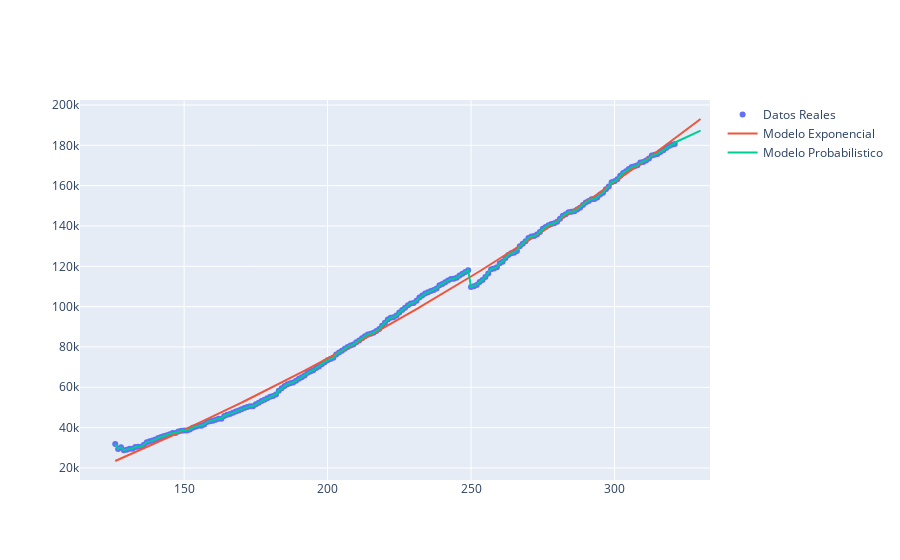

Source (notebook cell):
### Code cell
#MODELO PROBABILISTICO
y1 = list(df_t.iloc [:, 1]) # Total casos
x1 = list(df_t.iloc [:, 0]) # Dias
#Prediccion 10 dias
for i in range(x1[-1], x1[-1]+10):
    x1.append(i)
    y1.append(int(y1[-1] + mediana))

#MODELO EXPONENCIAL
yy = list(df_t.iloc [:, 1]) # Total casos
xx = list(df_t.iloc [:, 0]) # Dias
casos = list(df_t.iloc [:, 1])# Total casos
dias = list(df_t.iloc [:, 0]) # Dias

popt, pcov = curve_fit(func, dias[61:], casos[61:], g)
for i in range(n):
    casos[i] = func(dias[i], popt[0], popt[1], popt[2], popt[3])


#PREDECIR PARA 10DIAS
pred_x = np.array(list(range(min(dias[61:]),max(dias[61:])+10)))
#Grafica 1
fig = go.Figure()

fig.add_trace(go.Scatter(y=yy[61:],x=xx[61:],mode='markers',name='Datos Reales'))
fig.add_trace(go.Scatter(y=func(pred_x,*popt),x=pred_x,mode='lines',name='Modelo Exponencial'))
fig.add_trace(go.Scatter(y=y1[61:],x=x1[61:],mode='lines',name='Modelo Probabilistico'))

fig.show()
ka=t[0:len(y)]

#  Grafica2
fig = plt.figure(figsize=(20, 10))
ax = fig.add_subplot(111,  axisbelow=True)
ax.plot(x1[61:], y1[61:], 'b', alpha=1, lw=1, label='Modelo Probabilistico ')
ax.plot(pred_x, func(pred_x,*popt), 'g', alpha=1, lw=1, label='Modelo Exponencial')
ax.scatter(xx[61:], yy[61:],label="Datos Reales",color="red")
ax.set_xlabel('Tiempo en dias')
ax.set_ylabel('Numero de Personas')

legend = ax.legend()

### Figure 1 — Plotly figure (JSON) as saved in the notebook; plotly's stock layout.template omitted (floating-point values rounded to 4 significant figures; data arrays with more than 128 entries replaced by an {"elided": "..."} marker saying what was removed)
{"data": [{"mode": "markers", "name": "Datos Reales", "type": "scatter", "x": {"elided": "196 int values"}, "y": {"elided": "196 int values"}}, {"mode": "lines", "name": "Modelo Exponencial", "type": "scatter", "x": {"elided": "205 int values"}, "y": {"elided": "205 float values"}}, {"mode": "lines", "name": "Modelo Probabilistico", "type": "scatter", "x": {"elided": "206 int values"}, "y": {"elided": "206 int values"}}], "layout": {}}
